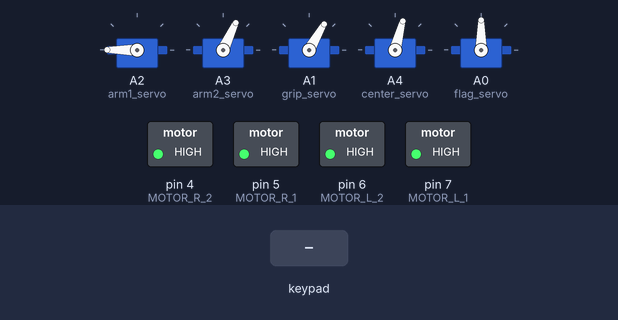
Bench run of a sketch on a simulated Arduino Uno, built with avr-gcc and run on an emulated ATmega328P. Shown: 5 × servo, switched loads named in the sketch (green lamp = pin HIGH). The test bench sets the inputs (shaded band). What the sketch prints to the serial monitor is not drawn.

Above: at 2.2 s.
2.3 s: key 'U' pressed
At 2.52 s:
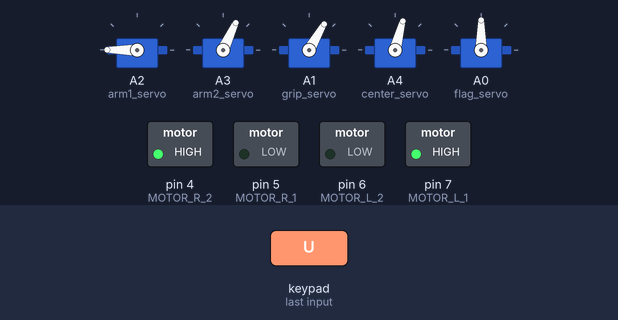
4.2 s: key 'D' pressed
At 4.45 s:
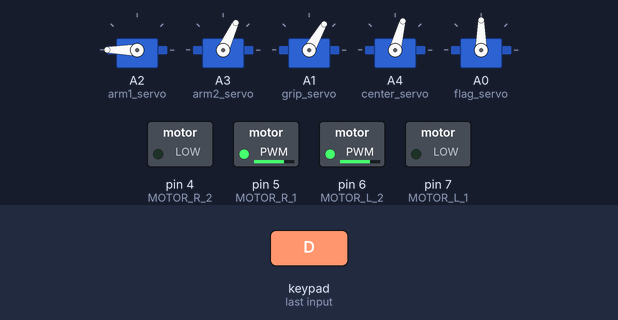
6.1 s: key 'O' pressed
At 6.33 s:
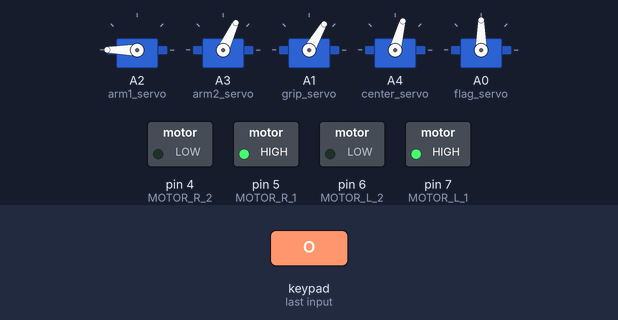
8.0 s: key 'S' pressed
At 8.2 s:
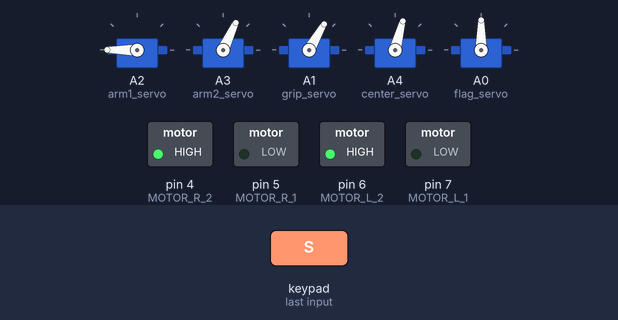
9.9 s: key 'T' pressed
At 10.13 s:
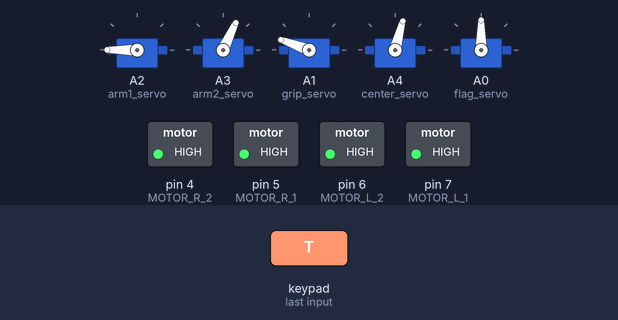
Timing chart, 0 to 12.8 s (numbered marks = the images above; inputs shaded):
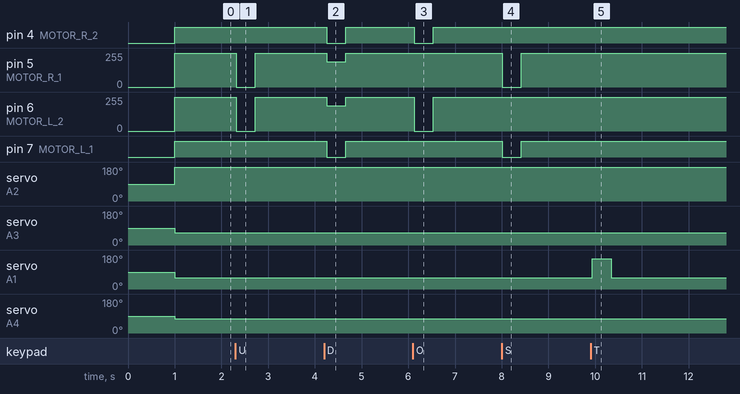

Measured:
- after the input at 2.3 s, pin 5 (MOTOR_R_1), pin 6 (MOTOR_L_2): 255/255 → 0/255 at once, → 255/255 0.41 s later
- after the input at 4.2 s, pin 4 (MOTOR_R_2), pin 7 (MOTOR_L_1): HIGH → LOW after 0.05 s, → HIGH 0.41 s later; pin 5 (MOTOR_R_1), pin 6 (MOTOR_L_2): 255/255 → 191/255 after 0.05 s, → 255/255 0.41 s later
- after the input at 6.1 s, pin 4 (MOTOR_R_2): HIGH → LOW at once, → HIGH 0.41 s later; pin 6 (MOTOR_L_2): 255/255 → 0/255 at once, → 255/255 0.41 s later
- after the input at 8.0 s, pin 5 (MOTOR_R_1): 255/255 → 0/255 at once, → 255/255 0.41 s later; pin 7 (MOTOR_L_1): HIGH → LOW at once, → HIGH 0.41 s later
- after the input at 9.9 s, servo on A1 (grip_servo): 60° → 160° at once, → 60° 0.41 s later

The sketch:

unops2.ino
```cpp
#include <PS2X_lib.h>  //for v1.6
#include <Servo.h>
// #define PS2X_DEBUG

#define PS2_DAT 10  //MISO  19
#define PS2_CMD 11  //MOSI  23
#define PS2_SEL 12  //SS     5
#define PS2_CLK 13  //SLK   18
#define MOTOR_L_1 7
#define MOTOR_L_2 6
#define MOTOR_R_1 5
#define MOTOR_R_2 4

#define arm1_servo A2
#define arm2_servo A3
#define grip_servo A1
#define center_servo A4
#define flag_servo A0

#define pressures true
#define rumble false

PS2X ps2x; // create PS2 Controller Class

Servo centerServo;
Servo gripServo;
Servo armServo1;
Servo armServo2;
Servo flag;

//right now, the library does NOT support hot pluggable controllers, meaning
//you must always either restart your Arduino after you conect the controller,
//or call config_gamepad(pins) again after connecting the controller.
int error = -1;
byte type = 0;
byte vibrate = 0;
int tryNum = 1;

float acen = 0.25;
float center = 75;
int grip = 120;
float arm1Servo = 180;
float arm2Servo = 65;

bool is_grip = false;
float grip_angle = 95;
float ungrip_angle = 160;

float center_angle = 90;
float center_d = 3;

float flag_d = 3;

bool is_flag = false;
float flag_angle = 90;
float unflag_angle = 180;


bool isArm1In = false, isArm2In = false, isArm1De = false, isArm2De = false, isCenterIn = false, isCenterDe = false, isFlagIn = false, isFlagDe = false;

bool isForWard = false, isBackWard = false, isLeft = false, isRight = false, isHalfRight = false, isHalfLeft = false;
float maxSpeedMotor = 255;


void setup(){
 Serial.begin(115200);

 //CHANGES for v1.6 HERE!!! **************PAY ATTENTION*************
  while (error != 0){
    delay(1000);
    error = ps2x.config_gamepad(13,11,12,10, false, false);   //setup pins and settings:  GamePad(clock, command, attention, data, Pressures?, Rumble?) check for error
    Serial.print("#try config ");
    Serial.println(tryNum);
    tryNum++;
  }
  Serial.println(ps2x.Analog(1), HEX);

   type = ps2x.readType();
     switch(type) {
       case 0:
        Serial.println("Unknown Controller type");
       break;
       case 1:
        Serial.println("DualShock Controller Found");
       break;
       case 2:
         Serial.println("GuitarHero Controller Found");
       break;
     }

  armServo1.attach(arm1_servo);
  armServo2.attach(arm2_servo);
  gripServo.attach(grip_servo);
  centerServo.attach(center_servo);
  flag.attach(flag_servo);


  pinMode(MOTOR_L_1, OUTPUT);
  pinMode(MOTOR_L_2, OUTPUT);
  pinMode(MOTOR_R_1, OUTPUT);
  pinMode(MOTOR_R_2, OUTPUT);

  armServo1.write(90);
  armServo2.write(90);
  gripServo.write(ungrip_angle);
  centerServo.write(center_angle);
  flag.write(unflag_angle);

}

void loop(){
  if(error == 1) //skip loop if no controller found
    return;
  ps2x.read_gamepad(false, vibrate);
  read_gamepad();

  arm_control();

  delay(50);

}

void read_gamepad(){
         //read controller and set large motor to spin at 'vibrate' speed

  if(ps2x.ButtonPressed(PSB_PAD_UP)) {         //will be TRUE as long as button is pressed
    Serial.print("Up held this hard: ");
    isForWard = true;
  }
  if(ps2x.ButtonReleased(PSB_PAD_UP)) {         //will be TRUE as long as button is pressed
    Serial.print("Up held this hard: ");
    isForWard = false;
    set_motor(0,0);
  }
  if(ps2x.ButtonPressed(PSB_PAD_DOWN)){
    Serial.print("DOWN held this hard: ");
    isBackWard = true;
  }
  if(ps2x.ButtonReleased(PSB_PAD_DOWN)){
    Serial.print("DOWN held this hard: ");
    isBackWard = false;
    set_motor(0,0);
  }

  if (ps2x.Button(PSB_CIRCLE)) {
    isRight = true;
  } else {
    isRight = false;
  }
  if (ps2x.Button(PSB_SQUARE)) {
    isLeft = true;
  } else {
    isLeft = false;
  }
  if (ps2x.ButtonReleased(PSB_CIRCLE)) {
    isRight = false;
  }
  if (ps2x.ButtonReleased(PSB_SQUARE)) {
    isLeft = false;
  }
  motor_control();
  if (ps2x.Button(PSB_TRIANGLE)) {
      gripServo.write(160);
    } else {
      gripServo.write(60);
    }
  if (ps2x.ButtonPressed(PSB_CROSS)) {
    if (is_flag){
        flag_angle = 180;
      flag.write(flag_angle);
    } else {
       flag_angle = 90;
      flag.write(flag_angle);
    }

  is_flag = !is_flag;
}

  if (ps2x.Analog(PSS_LX) == 0) {
      isCenterIn = true;
    } else isCenterIn = false;

    if (ps2x.Analog(PSS_LX) == 255) {
      isCenterDe = true;
    } else isCenterDe = false;

  if (ps2x.Analog(PSS_RX) == 0) {
      isFlagIn = true;
    } else isFlagIn = false;

    if (ps2x.Analog(PSS_RX) == 255) {
      isFlagDe = true;
    } else isFlagDe = false;

    // Arm1 servo
    if (ps2x.Analog(PSS_LY) == 255) {
      isArm1In = true;
    } else isArm1In = false;

    if (ps2x.Analog(PSS_LY) == 0) {
      isArm1De = true;
    } else isArm1De = false;

    // Arm2 servo
    if (ps2x.Analog(PSS_RY) == 255) {
      isArm2In = true;
    } else isArm2In = false;

    if (ps2x.Analog(PSS_RY) == 0) {
      isArm2De = true;
    } else isArm2De = false;

}

void motor_control(){
  if (isForWard && isRight)  // forward right
  {
    set_motor(maxSpeedMotor, 0);
  } else if (isForWard && isLeft)  // forward left
  {
    set_motor(0, maxSpeedMotor);
  } else if (isBackWard && isRight)  // BackWard right
  {
    set_motor(-maxSpeedMotor, 0);
  } else if (isBackWard && isLeft)  // BackWard left
  {
    set_motor(0, -maxSpeedMotor);
  } else if (isForWard) {
    set_motor(maxSpeedMotor, maxSpeedMotor);
  } else if (isBackWard) {
    set_motor(-maxSpeedMotor*3/4, -maxSpeedMotor*3/4);
  } else if (isRight) {
    set_motor(maxSpeedMotor, -maxSpeedMotor);
  } else if (isLeft) {
    set_motor(-maxSpeedMotor, maxSpeedMotor);
  } else {
    set_motor(0,0);
  }
}

void arm_control(){
    if (isArm1In) arm1Servo = constrain(arm1Servo + 4, 0, 180);
  if (isArm2In) arm2Servo = constrain(arm2Servo + 4, 0, 180);
  if (isArm1De) arm1Servo = constrain(arm1Servo - 4, 0, 180);
  if (isArm2De) arm2Servo = constrain(arm2Servo - 4, 0, 180);

  if (isCenterIn) center = constrain(center + 2.3, 0, 180);
  if (isCenterDe) center = constrain(center - 2.3, 0, 180);

  if (isFlagIn) flag_angle = constrain(flag_angle + 0.2, 0, 180);
  if (isFlagDe) flag_angle = constrain(flag_angle - 0.2, 0, 180);

  centerServo.write((int)center);
  armServo1.write((int)arm1Servo);
  armServo2.write((int)arm2Servo);
  flag.write((int)flag_angle);
}


void set_motor(int speedB, int speedA) {
  speedA = -speedA;
  if (speedA > 0){
    speedA = constrain(speedA, 0, 255);
    digitalWrite(MOTOR_R_2, LOW);
    analogWrite(MOTOR_R_1, speedA);
  } else{
    speedA = constrain(speedA, -255, -0);
    digitalWrite(MOTOR_R_2, HIGH);
    analogWrite(MOTOR_R_1,255 + speedA);
  }
  speedB = -speedB;
  if (speedB > 0){
    speedB = constrain(speedB, 0, 255);
    digitalWrite(MOTOR_L_1, LOW);
    analogWrite(MOTOR_L_2, speedB);
  } else{
    speedB = constrain(speedB, -255, -0);
    digitalWrite(MOTOR_L_1, HIGH);
    analogWrite(MOTOR_L_2, 255 + speedB);
  }
}
```
